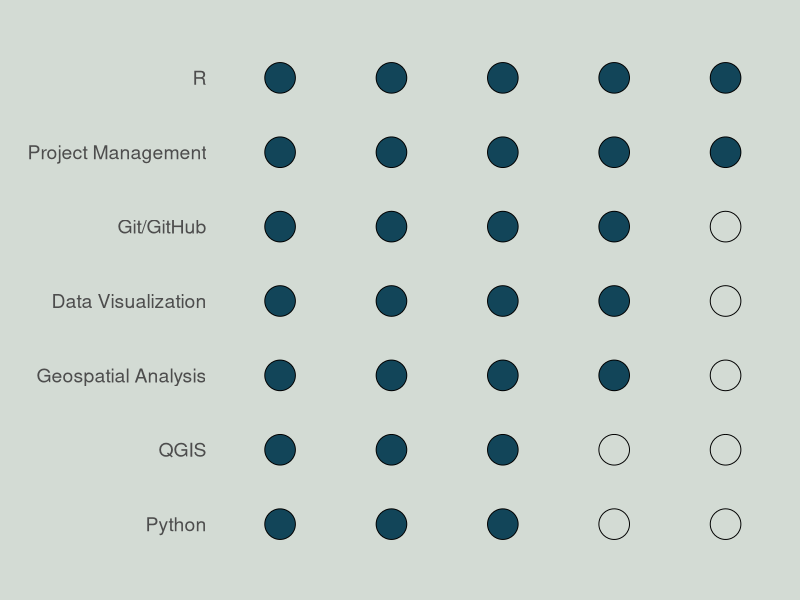

Write R code to recreate this figure.
## ---- chunk 1
# # Creating the DataFrame
# data <- data.frame(
#   Skill = factor(c('R', 'Project Management', 'Git/GitHub', 'Data Visualization', 'Geospatial Analysis', 'QGIS'),
#                  levels = c('R', 'Project Management', 'Git/GitHub', 'Data Visualization', 'Geospatial Analysis', 'QGIS')),
#   Rating = c(5, 5, 4, 4, 4, 3)
# )
# 
# # Reversing the order of factor levels to change the bar order
# data$Skill <- factor(data$Skill, levels = rev(levels(data$Skill)))
# 
# # Bar plot with coord_flip (horizontal)
# library(ggplot2)
# 
# ggplot(data, aes(x = Skill, y = Rating)) +
#   geom_col(fill = '#124559', width = 0.7, position = "identity", size = 0.5) +
#   coord_flip() +
#   labs(x = '', y = '', title = '') +
#   theme_minimal() +
#   theme(
#     axis.ticks = element_blank(),
#     panel.grid.major.y = element_blank(),
#     panel.grid.minor.y = element_blank(),
#     panel.grid.major.x = element_blank(),
#     panel.grid.minor.x = element_blank(),
#     axis.text.y = element_text(size = 12),
#     axis.text.x = element_blank(),
#     panel.border = element_blank(),  # Remove panel border
#     plot.background = element_rect(fill = '#FBFEF9', color = NA)
#   )

## ---- chunk 2
library(tidyr)
library(ggplot2)

data1 <- data.frame(
  Skill = c('R', 'Project Management', 'Git/GitHub', 'Data Visualization', 'Geospatial Analysis', 'QGIS', 'Python'),
  '1' = c(1, 1, 1, 1, 1, 1, 1),
  '2' = c(1, 1, 1, 1, 1, 1, 1),
  '3' = c(1, 1, 1, 1, 1, 1, 1),
  '4' = c(1, 1, 1, 1, 1, NA, NA),
  '5' = c(1, 1, NA, NA, NA, NA, NA)
)

data1_long <- pivot_longer(data1, cols = -Skill, names_to = "Rating", values_to = "Value")

# Reversing the order of factor levels in Skill
data1_long$Skill <- factor(data1_long$Skill, levels = rev(unique(data1_long$Skill)))

ggplot(data1_long, aes(x = Rating, y = Skill, fill = !is.na(Value))) +
  geom_point(shape = 21, size = 10) +
  scale_fill_manual(values = c('#d3dbd4', '#124559'), guide = FALSE) +
  labs(x = '', y = '', title = '') +
  theme_minimal() +
  theme(
    legend.position = "none",
    axis.ticks = element_blank(),
    panel.grid.major.y = element_blank(),
    panel.grid.minor.y = element_blank(),
    panel.grid.major.x = element_blank(),
    panel.grid.minor.x = element_blank(),
    axis.text.y = element_text(size = 14),
    axis.text.x = element_blank(),
    panel.border = element_blank(),  
    panel.background = element_blank(),
    plot.background = element_rect(fill = '#d3dbd4', color = NA)
  )
